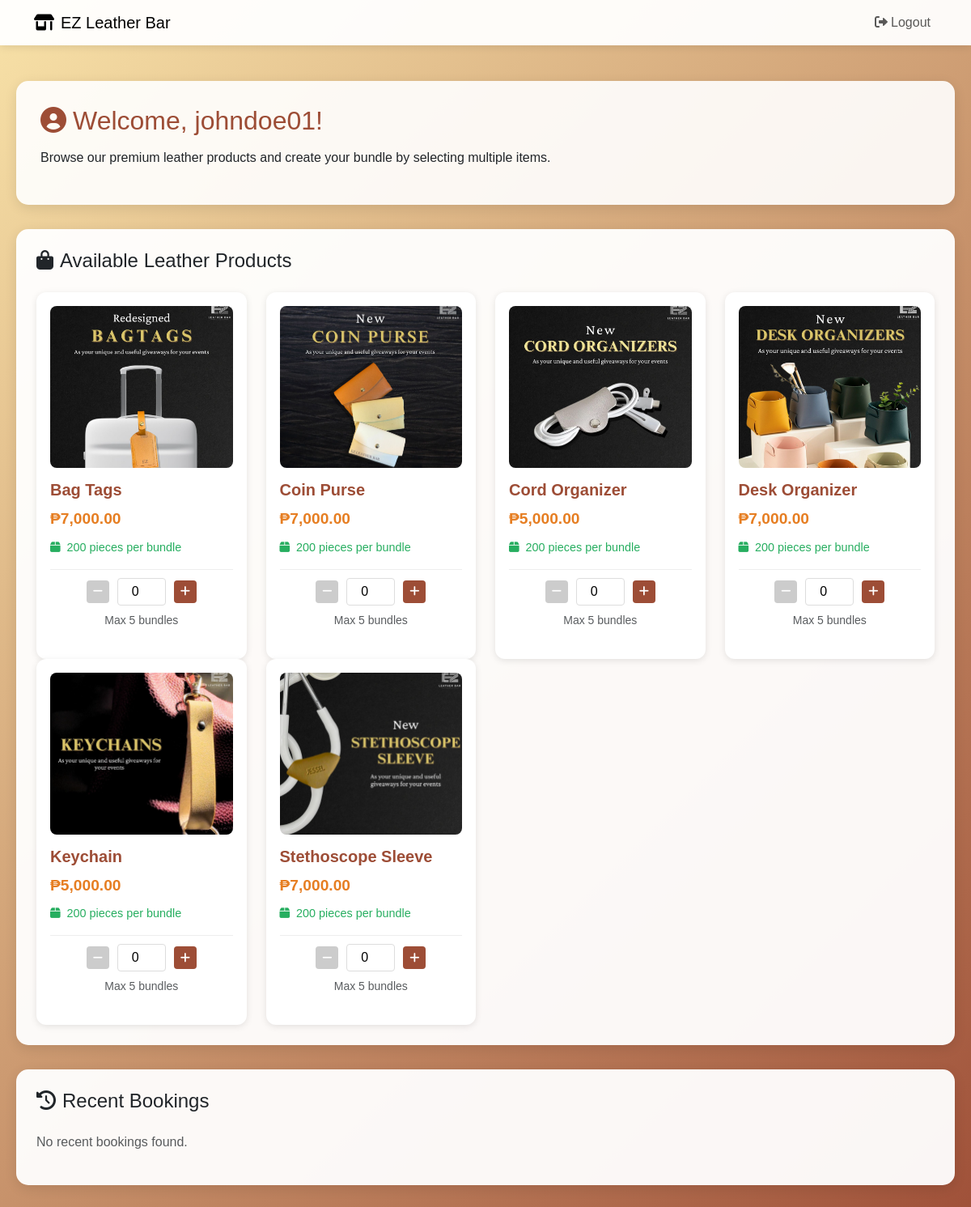
The app's page /user_dashboard.php (signed in) with its own data.
### tables this page shows
CREATE TABLE `products` (
  `product_id` int(11) NOT NULL,
  `category_id` int(11) DEFAULT NULL,
  `product_name` varchar(100) NOT NULL,
  `description` text DEFAULT NULL,
  `base_price` decimal(10,2) NOT NULL,
  `pieces_per_bundle` int(11) DEFAULT 200,
  `stock` int(11) DEFAULT 0,
  `image_path` varchar(255) DEFAULT NULL,
  `is_active` tinyint(1) DEFAULT 1,
  `created_at` timestamp NOT NULL DEFAULT current_timestamp()
);

### user_dashboard.php (the view, shortened to what this page needs)
<?php
include 'database/connect_db.php';
$query = "SELECT * FROM products WHERE category_id = 1 AND is_active = 1 ORDER BY product_name";
$result = mysqli_query($conn, $query);
$products = mysqli_fetch_all($result, MYSQLI_ASSOC);
$account_id = $_SESSION['account_id'];
$bookings_query = "SELECT b.*, GROUP_CONCAT(p.product_name) as products
                  FROM bookings b
                  LEFT JOIN booking_details bd ON b.booking_id = bd.booking_id
                  LEFT JOIN products p ON bd.product_id = p.product_id
                  WHERE b.account_id = ?
                  GROUP BY b.booking_id
                  ORDER BY b.created_at DESC LIMIT 5";
$stmt = $conn->prepare($bookings_query);
$stmt->bind_param("i", $account_id);
$stmt->execute();
$bookings = $stmt->get_result()->fetch_all(MYSQLI_ASSOC);
?>
<!DOCTYPE html>
<html lang="en">
<head>
    <link href="https://cdn.jsdelivr.net/npm/bootstrap@5.3.3/dist/css/bootstrap.min.css" rel="stylesheet">
    <link rel="stylesheet" href="https://cdnjs.cloudflare.com/ajax/libs/font-awesome/6.0.0/css/all.min.css">
</head>
<body>
    <nav class="navbar navbar-expand-lg navbar-light fixed-top">
        <div class="container">
            <a class="navbar-brand" href="#">
                <i class="fas fa-store-alt me-2"></i>EZ Leather Bar
            </a>
            <div class="collapse navbar-collapse" id="navbarNav">
                <ul class="navbar-nav ms-auto">
                    <li class="nav-item">
                        <a class="nav-link" href="logout.php">
                            <i class="fas fa-sign-out-alt me-1"></i>Logout
                        </a>
                    </li>
                </ul>
            </div>
        </div>
    </nav>
    <div class="main-container container">
        <div class="welcome-section">
            <h2><i class="fas fa-user-circle me-2"></i>Welcome, <?php echo htmlspecialchars($_SESSION['username']); ?>!</h2>
            <p>Browse our premium leather products and create your bundle by selecting multiple items.</p>
        </div>
        <div class="gallery-container">
            <h4 class="mb-4"><i class="fas fa-shopping-bag me-2"></i>Available Leather Products</h4>
            <div class="row">
                <?php foreach ($products as $product): ?>
                <div class="col-md-4 col-lg-3">
                    <div class="product-card">
                        <img src="<?php echo $product['image_path']; ?>"
                             alt="<?php echo htmlspecialchars($product['product_name']); ?>"
                             onerror="this.src='assets/bag_tags.png'"
                             class="product-image">
                        <h5><?php echo htmlspecialchars($product['product_name']); ?></h5>
                        <div class="price">₱<?php echo number_format($product['base_price'], 2); ?></div>
                        <div class="stock">
                            <i class="fas fa-box me-1"></i>
                            <?php echo $product['pieces_per_bundle']; ?> pieces per bundle
                        </div>
                        <div class="quantity-controls">
                            <div class="d-flex align-items-center justify-content-center">
                                <button type="button" class="quantity-btn decrease-quantity" disabled>
                                    <i class="fas fa-minus"></i>
                                </button>
                                <input type="number" class="quantity-input" value="0" min="0" max="5"
                                       data-product-id="<?php echo $product['product_id']; ?>"
                                       data-price="<?php echo $product['base_price']; ?>"
                                       data-name="<?php echo $product['product_name']; ?>"
                                       data-pieces="<?php echo $product['pieces_per_bundle']; ?>">
                                <button type="button" class="quantity-btn increase-quantity">
                                    <i class="fas fa-plus"></i>
                                </button>
                            </div>
                            <small class="text-muted d-block text-center mt-2">Max 5 bundles</small>
                        </div>
                    </div>
                </div>
                <?php endforeach; ?>
            </div>
        </div>
        <div class="booking-history">
            <h4 class="mb-4"><i class="fas fa-history me-2"></i>Recent Bookings</h4>
            <?php if (empty($bookings)): ?>
                <p class="text-muted">No recent bookings found.</p>
            <?php endif; ?>
        </div>
    </div>
</body>
</html>

### user_dashboard.php (style rules this page uses)
body { background: linear-gradient(135deg, #F8E2A8, #9D4D36); min-height: 100vh; font-family: 'Arial', sans-serif; padding-bottom: 60px; margin: 0; overflow-x: hidden; }
.navbar { background: rgba(255, 255, 255, 0.95) !important; box-shadow: 0 2px 10px rgba(0,0,0,0.1); position: fixed; top: 0; left: 0; right: 0; z-index: 1000; }
.main-container { margin-top: 80px; padding: 20px; width: 100%; max-width: 1200px; margin-left: auto; margin-right: auto; }
.welcome-section { background: rgba(255, 255, 255, 0.9); border-radius: 15px; padding: 30px; margin-bottom: 30px; box-shadow: 0 4px 15px rgba(0,0,0,0.1); }
.welcome-section h2 { color: #9D4D36; margin-bottom: 15px; }
.gallery-container { background: rgba(255, 255, 255, 0.95); border-radius: 15px; padding: 25px; margin-bottom: 30px; box-shadow: 0 4px 15px rgba(0,0,0,0.1); }
.product-card { background: white; border-radius: 12px; padding: 15px; margin-bottom: 20px; box-shadow: 0 2px 8px rgba(0,0,0,0.1); position: relative; border: 2px solid transparent; height: 100%; }
.product-card img { width: 100%; height: 200px; object-fit: cover; border-radius: 8px; margin-bottom: 15px; }
.product-card h5 { color: #9D4D36; margin-bottom: 10px; font-weight: 600; }
.product-card .price { color: #e67e22; font-size: 1.2rem; font-weight: bold; margin-bottom: 10px; }
.product-card .stock { color: #27ae60; font-size: 0.9rem; margin-bottom: 15px; }
.quantity-controls { display: none; margin-top: 10px; padding-top: 10px; border-top: 1px solid #eee; }
.quantity-controls.show { display: block; }
.quantity-input { width: 60px; text-align: center; margin: 0 10px; border: 1px solid #ddd; border-radius: 4px; padding: 4px; }
.quantity-btn { background: #9D4D36; color: white; border: none; border-radius: 4px; width: 28px; height: 28px; font-size: 14px; cursor: pointer; transition: all 0.2s; }
.quantity-btn:disabled { background: #ccc; cursor: not-allowed; }
.booking-history { background: rgba(255, 255, 255, 0.95); border-radius: 15px; padding: 25px; margin-bottom: 30px; box-shadow: 0 4px 15px rgba(0,0,0,0.1); }

### records on screen
products: shows a picture, product_name "Bag Tags", base_price "7,000.00", pieces_per_bundle "200"
products: image_path (picture), product_name "Coin Purse", base_price "7,000.00", pieces_per_bundle "200"
products: image_path (picture), product_name "Cord Organizer", base_price "5,000.00", pieces_per_bundle "200"
products: image_path (picture), product_name "Desk Organizer", base_price "7,000.00", pieces_per_bundle "200"
products: image_path (picture), product_name "Keychain", base_price "5,000.00", pieces_per_bundle "200"
products: image_path (picture), product_name "Stethoscope Sleeve", base_price "7,000.00", pieces_per_bundle "200"

### other values on screen
$_SESSION['username'] "johndoe01"
